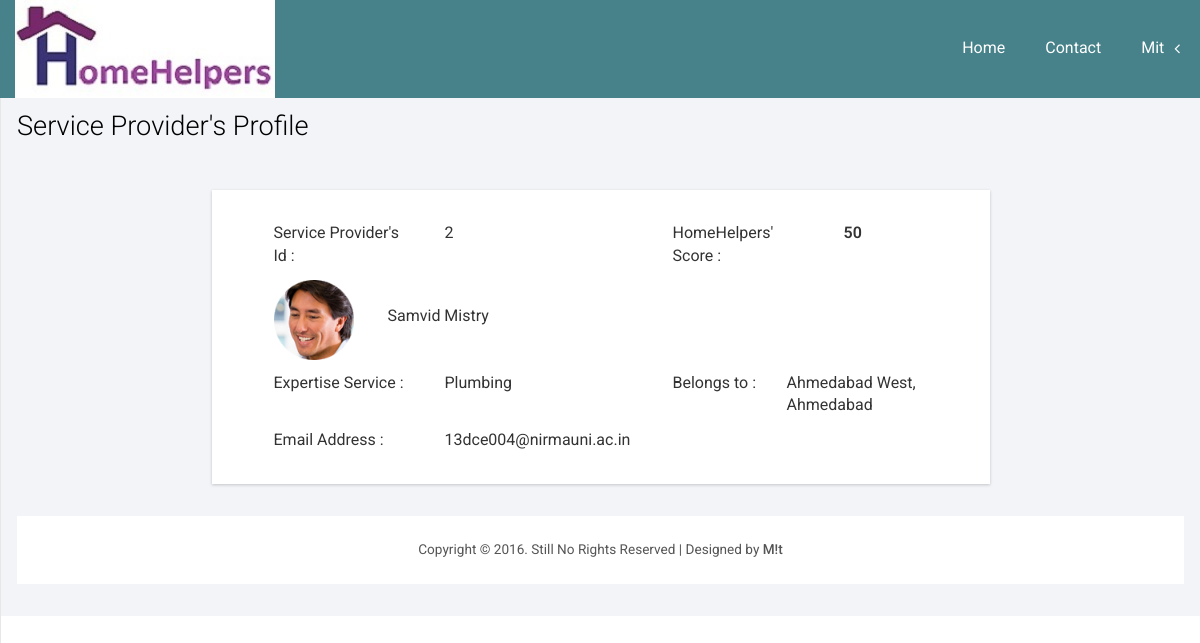
Page /User/SPProfile.php?id=2 (signed in) on the committed database.
### tables this page shows
CREATE TABLE IF NOT EXISTS `sprovider_master` (
`Emp_id` int(8) NOT NULL,
  `First_name` varchar(16) NOT NULL,
  `Last_name` varchar(16) DEFAULT NULL,
  `Email_ID` varchar(32) NOT NULL,
  `Profile_image` text NOT NULL,
  `User_type` varchar(5) NOT NULL DEFAULT 'SP',
  `Service_id` int(2) NOT NULL,
  `City_id` int(4) NOT NULL,
  `Area_id` int(8) NOT NULL,
  `Contact_no` bigint(10) NOT NULL,
  `Points` int(4) NOT NULL DEFAULT '50',
  `Available` tinyint(1) NOT NULL DEFAULT '1',
  `Password` varchar(32) NOT NULL DEFAULT 'homehelpers',
  `Deleted` tinyint(1) NOT NULL DEFAULT '0',
  `Time_Stamp` date NOT NULL
);

CREATE TABLE IF NOT EXISTS `service_master` (
`Service_id` int(4) NOT NULL,
  `Service_name` varchar(32) NOT NULL,
  `Service_description` text,
  `Service_icon` varchar(64) DEFAULT NULL,
  `Service_fees` int(2) DEFAULT NULL,
  `Deleted` tinyint(1) NOT NULL DEFAULT '0'
);

CREATE TABLE IF NOT EXISTS `area_master` (
`Area_id` int(8) NOT NULL,
  `Area_name` varchar(16) NOT NULL,
  `City_id` int(4) NOT NULL,
  `Deleted` tinyint(1) NOT NULL DEFAULT '0'
);

CREATE TABLE IF NOT EXISTS `city_master` (
`City_id` int(4) NOT NULL,
  `City_name` varchar(16) NOT NULL,
  `Deleted` tinyint(1) NOT NULL DEFAULT '0'
);

### User/SPProfile.php (the view, shortened to what this page needs)
<!DOCTYPE HTML>
<html style="background: #FFF;">
<?php
require("../connection.php");
require_once("Navigation.php");
?>
<head>
</head>
<body>
<div id="wrapper">
    <div id="page-wrapper" style="margin-left: 0px; min-height: 399px;">
        <div class="graphs">
            <div class="xs" style="margin-top: 80px;">
                <h3>Service Provider's Profile</h3>
                <?php
                $SPSelect="SELECT * FROM `sprovider_master` WHERE Emp_id='{$_GET['id']}'";
                $SPResult=mysql_query($SPSelect,$con);
                $SPRow=mysql_fetch_assoc($SPResult);
                $Name=$SPRow['First_name']." ".$SPRow['Last_name'];
                $SSelect="SELECT Service_name FROM `service_master` WHERE Service_id='{$SPRow['Service_id']}'";
                $SResult=mysql_query($SSelect,$con);
                $SRow=mysql_fetch_assoc($SResult);
                $ASelect="SELECT Area_name FROM `area_master` WHERE Area_id='{$SPRow['Area_id']}'";
                $AResult=mysql_query($ASelect,$con);
                $ARow=mysql_fetch_assoc($AResult);
                $CSelect="SELECT City_name FROM `city_master` WHERE City_id='{$SPRow['City_id']}'";
                $CResult=mysql_query($CSelect,$con);
                $CRow=mysql_fetch_assoc($CResult);
                ?>
                <div class="col_1" style="margin-top: 48px;">
                    <div class="col-md-8 span_3" style='margin: auto;float: none;'>
                        <div class='bs-example1' data-example-id='contextual-table' style='height: auto;margin: auto;'>
                            <div class="col-sm-12" style="margin-bottom: 12px;">
                                <div class="col-sm-3">Service Provider's Id :</div>
                                <div class="col-sm-1"><?php echo $SPRow['Emp_id'];?></div>
                                <div class="col-sm-3"> </div>
                                <div class="col-sm-3">HomeHelpers' Score :</div>
                                <div class="col-sm-1" style="font-weight: 600"><?php echo $SPRow['Points'];?></div>
                            </div>
                            <div class="col-sm-12" style="margin-bottom: 12px;">
                                <div class="col-sm-2">
                                    <img src="../images/<?php echo $SPRow['Profile_image']?>" style="width: 80px;">
                                </div>
                                <div class="col-sm-4" style="padding-top: 25px; "><?php echo $Name;?></div>
                            </div>
                            <div class="col-sm-12" style="margin-bottom: 12px;">
                                <div class="col-sm-3">Expertise Service :</div>
                                <div class="col-sm-4"><?php echo $SRow['Service_name']?></div>
                                <div class="col-sm-2">Belongs to :</div>
                                <div class="col-sm-3"><?php echo $ARow['Area_name']?>, <?php echo $CRow['City_name']?></div>
                            </div>
                            <div class="col-sm-12">
                                <div class="col-sm-3">Email Address :</div>
                                <div class="col-sm-5"><?php echo $SPRow['Email_ID'];?></div>
                            </div>
                            <div class="clearfix"></div>
                            </div>
                        </div>
                    </div>
                    <div class="copy_layout" style="margin-top: 32px;">
                        <p>Copyright © 2016. Still No Rights Reserved | Designed by <b style="font-weight: 500">M!t</b> </p>
                    </div>
                </div>
            </div>
        </div>
    </div>
</body>
</html>

### css/style.css (style rules this page uses)
h4, h5, h6, h1, h2, h3 { margin-top: 0; }
p { margin: 0; }
html, body { font-family: 'Roboto', sans-serif; font-size: 100%; background:#000; overflow-x: hidden; }
.span_3 { padding:0; }
.col_1 { margin:1em 0 0 0; }
.copy p, .copy_layout p { font-size:0.85em; color:#555; }
.map_container, #chart, .span_6, .col_2, .weather_list, .cal1, .skills-info, .stats-info, .r3_counter_box, .activity_box, .bs-example1, .cloud, .copy { -ms-box-shadow: 0 1px 3px 0px rgba(0, 0, 0, 0.2); -o-box-shadow: 0 1px 3px 0px rgba(0, 0, 0, 0.2); -moz-box-shadow: 0 1px 3px 0px rgba(0, 0, 0, 0.2); -webkit-box-shadow: 0 1px 3px 0px rgba(0, 0, 0, 0.2); box-shadow: 0 1px 3px 0px rgba(0, 0, 0, 0.2); }
.graphs { padding: 2em 1em; background: #f2f4f8; font-family: 'Roboto', sans-serif; }
.xs h3, .widget_head { color:#000; font-size:1.7em; font-weight:300; margin-bottom: 1em; }
.bs-example1 { background:#fff; padding:2em; }
.copy_layout { padding:1.5em 0; background:#fff; text-align:center; margin: 4em 0 0em 0; }

### css/custom.css (style rules this page uses)
#wrapper { width: 100%; }
#page-wrapper { min-height: 568px; background-color: #fff; }
@media (min-width:768px) { #page-wrapper { position: inherit; margin: 0 0 0 250px; border-left: 1px solid #e7e7e7; } }

### rows in the picture
sprovider_master: Emp_id "2", Points "50", Profile_image (picture), Name "Samvid Mistry", Email_ID "13dce004@nirmauni.ac.in"
service_master: Service_name "Plumbing"
area_master: Area_name "Ahmedabad West"
city_master: City_name "Ahmedabad"

### other values in the picture
$_SESSION["First_name"] "Mit"
